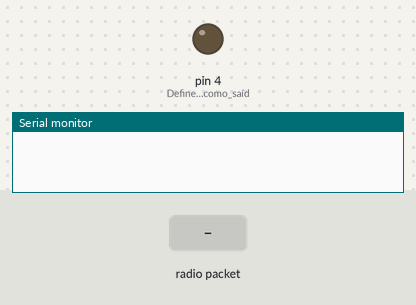
A sketch run on a simulated Arduino Uno, built with avr-gcc and run on an emulated ATmega328P. Parts: output pins drawn as LEDs (lit = HIGH), the last lines printed to the serial monitor. The inputs (shaded band) are chosen by the test bench. No radio packets arrive unless stated.

Above: at 1.2 s.
1.3 s: radio packet "1" arrives
At 1.7 s:
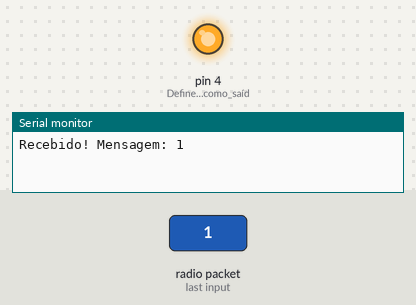
Timing chart, 0 to 4.3 s (numbered marks = the images above; inputs shaded):
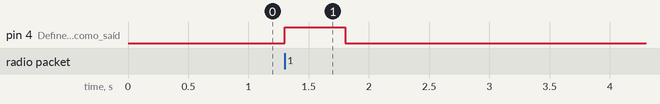

The sketch:

RX.ino
```cpp
#include <SPI.h>  //Inclui a biblioteca de comunicação com o módulo (comunicação serial)
#include "RF24.h" //Inclui a biblioteca do módulo (interpretação)

RF24 radio(7,8); // Pinos utilizados para comunicação com o módulo RF

void setup() {
    pinMode(4, OUTPUT); //Define o pino 4 como saída
    Serial.begin(115200); //Taxa de transmissão utilizada na comunicação com o arduíno

    radio.begin();  //Inicializa o módulo RF
    radio.setPALevel(RF24_PA_MAX);  //Define  a potência do módulo RF
    radio.setChannel(125);  //Define a frequência utilizada pelo módulo (2400 + o número dos parênteses)
    radio.setDataRate(RF24_250KBPS);  //Define a taxa de transmissão
    radio.openReadingPipe(1,0xF0F0F0F0F0LL);  // openReadingPipe inicia o canal de recepção
    radio.openWritingPipe(0xF0F0F0F0AALL);  // openWritingPipe inicia o canal de transmissão

    radio.startListening();  //Faz com que o módulo RF comece de receber
}
void loop() {

    char texto[32]; //Variável do tipo texto
    char resposta[] = "OK"; //Variável do tipo texto, contendo a informação de resposta
    if(radio.available()){ //Se tiver informação para receber, executa:
      while (radio.available()) { //Enquanto estiver recebendo informação:
        radio.read(&texto, sizeof(texto)); //Lê a mensagem recebida e guarda na variável "texto"
      }
      radio.stopListening();  //Para de receber
      radio.write(&resposta, sizeof(resposta)); //Envia uma resposta
      radio.startListening(); //Começa a escutar de novo
      Serial.print(F("Recebido! Mensagem: ")); //Mensagem no monitor
      Serial.println(texto); //Mensagem recebida no monitor
      digitalWrite(4, HIGH);  //Define o pino 4 em alto, para o led acender
      delay(500); //Tempo que o led fica aceso
      digitalWrite(4, LOW); //Pino 4 em low significa led apagado
      delay(500); //Tempo que o led fica apagado
   }

}
```

Measured:
- after the input at 1.3 s, pin 4 (Define_o_pino_4_como_saíd): LOW → HIGH at once, → LOW 0.50 s later
